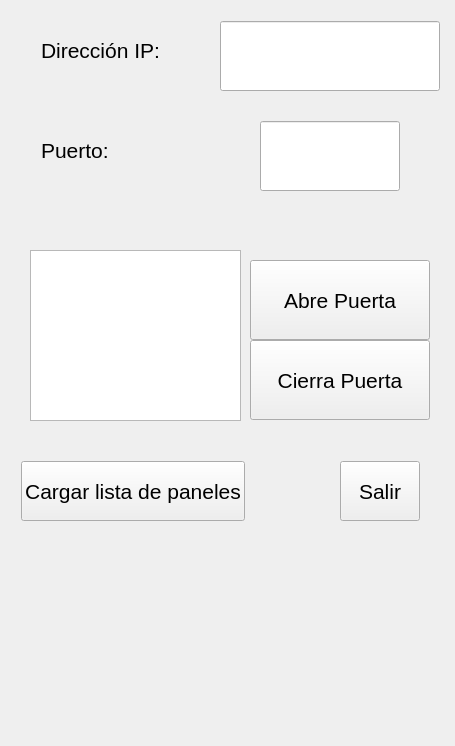
<?xml version="1.0" encoding="UTF-8"?>
<ui version="4.0">
 <class>MainWindow</class>
 <widget class="QMainWindow" name="MainWindow">
  <property name="geometry">
   <rect>
    <x>0</x>
    <y>0</y>
    <width>455</width>
    <height>746</height>
   </rect>
  </property>
  <property name="sizePolicy">
   <sizepolicy hsizetype="Preferred" vsizetype="Preferred">
    <horstretch>0</horstretch>
    <verstretch>0</verstretch>
   </sizepolicy>
  </property>
  <property name="font">
   <font>
    <pointsize>15</pointsize>
   </font>
  </property>
  <property name="windowTitle">
   <string>TTR SmartKey</string>
  </property>
  <widget class="QWidget" name="centralWidget">
   <widget class="QWidget" name="horizontalLayoutWidget">
    <property name="geometry">
     <rect>
      <x>30</x>
      <y>110</y>
      <width>381</width>
      <height>81</height>
     </rect>
    </property>
    <layout class="QHBoxLayout" name="horizontalLayout_2">
     <item>
      <widget class="QLabel" name="labelPuerto">
       <property name="sizePolicy">
        <sizepolicy hsizetype="Fixed" vsizetype="Fixed">
         <horstretch>0</horstretch>
         <verstretch>0</verstretch>
        </sizepolicy>
       </property>
       <property name="font">
        <font>
         <pointsize>16</pointsize>
        </font>
       </property>
       <property name="text">
        <string>Puerto:</string>
       </property>
      </widget>
     </item>
     <item>
      <spacer name="horizontalSpacer_2">
       <property name="orientation">
        <enum>Qt::Horizontal</enum>
       </property>
       <property name="sizeHint" stdset="0">
        <size>
         <width>40</width>
         <height>20</height>
        </size>
       </property>
      </spacer>
     </item>
     <item>
      <widget class="QLineEdit" name="lineEditPuerto">
       <property name="sizePolicy">
        <sizepolicy hsizetype="Fixed" vsizetype="Fixed">
         <horstretch>0</horstretch>
         <verstretch>0</verstretch>
        </sizepolicy>
       </property>
       <property name="minimumSize">
        <size>
         <width>140</width>
         <height>70</height>
        </size>
       </property>
       <property name="maximumSize">
        <size>
         <width>140</width>
         <height>70</height>
        </size>
       </property>
       <property name="font">
        <font>
         <pointsize>16</pointsize>
        </font>
       </property>
      </widget>
     </item>
    </layout>
   </widget>
   <widget class="QWidget" name="layoutWidget">
    <property name="geometry">
     <rect>
      <x>30</x>
      <y>10</y>
      <width>421</width>
      <height>81</height>
     </rect>
    </property>
    <layout class="QHBoxLayout" name="horizontalLayout">
     <item>
      <widget class="QLabel" name="labelDirIP">
       <property name="sizePolicy">
        <sizepolicy hsizetype="Fixed" vsizetype="Fixed">
         <horstretch>0</horstretch>
         <verstretch>0</verstretch>
        </sizepolicy>
       </property>
       <property name="font">
        <font>
         <pointsize>16</pointsize>
        </font>
       </property>
       <property name="text">
        <string>Dirección IP:</string>
       </property>
      </widget>
     </item>
     <item>
      <spacer name="horizontalSpacer">
       <property name="orientation">
        <enum>Qt::Horizontal</enum>
       </property>
       <property name="sizeHint" stdset="0">
        <size>
         <width>40</width>
         <height>20</height>
        </size>
       </property>
      </spacer>
     </item>
     <item>
      <widget class="QLineEdit" name="lineEditHost">
       <property name="sizePolicy">
        <sizepolicy hsizetype="Fixed" vsizetype="Fixed">
         <horstretch>0</horstretch>
         <verstretch>0</verstretch>
        </sizepolicy>
       </property>
       <property name="minimumSize">
        <size>
         <width>220</width>
         <height>70</height>
        </size>
       </property>
       <property name="maximumSize">
        <size>
         <width>220</width>
         <height>70</height>
        </size>
       </property>
       <property name="font">
        <font>
         <pointsize>16</pointsize>
        </font>
       </property>
      </widget>
     </item>
    </layout>
   </widget>
   <widget class="QWidget" name="horizontalLayoutWidget_2">
    <property name="geometry">
     <rect>
      <x>10</x>
      <y>450</y>
      <width>421</width>
      <height>71</height>
     </rect>
    </property>
    <layout class="QHBoxLayout" name="horizontalLayout_3">
     <item>
      <widget class="QPushButton" name="pushButtonVerPaneles">
       <property name="sizePolicy">
        <sizepolicy hsizetype="Fixed" vsizetype="Fixed">
         <horstretch>0</horstretch>
         <verstretch>60</verstretch>
        </sizepolicy>
       </property>
       <property name="minimumSize">
        <size>
         <width>0</width>
         <height>60</height>
        </size>
       </property>
       <property name="font">
        <font>
         <pointsize>16</pointsize>
        </font>
       </property>
       <property name="text">
        <string>Cargar lista de paneles</string>
       </property>
      </widget>
     </item>
     <item>
      <spacer name="horizontalSpacer_3">
       <property name="orientation">
        <enum>Qt::Horizontal</enum>
       </property>
       <property name="sizeHint" stdset="0">
        <size>
         <width>40</width>
         <height>20</height>
        </size>
       </property>
      </spacer>
     </item>
     <item>
      <widget class="QPushButton" name="pushButtonQuit">
       <property name="sizePolicy">
        <sizepolicy hsizetype="Fixed" vsizetype="Fixed">
         <horstretch>0</horstretch>
         <verstretch>60</verstretch>
        </sizepolicy>
       </property>
       <property name="minimumSize">
        <size>
         <width>0</width>
         <height>60</height>
        </size>
       </property>
       <property name="font">
        <font>
         <pointsize>16</pointsize>
        </font>
       </property>
       <property name="text">
        <string>Salir</string>
       </property>
      </widget>
     </item>
    </layout>
   </widget>
   <widget class="QLabel" name="label_3">
    <property name="geometry">
     <rect>
      <x>80</x>
      <y>350</y>
      <width>321</width>
      <height>21</height>
     </rect>
    </property>
    <property name="text">
     <string/>
    </property>
   </widget>
   <widget class="QListWidget" name="listWidgetPaneles">
    <property name="geometry">
     <rect>
      <x>30</x>
      <y>250</y>
      <width>211</width>
      <height>171</height>
     </rect>
    </property>
    <property name="font">
     <font>
      <pointsize>20</pointsize>
     </font>
    </property>
   </widget>
   <widget class="QPushButton" name="pushButtonAbrePuerta">
    <property name="geometry">
     <rect>
      <x>250</x>
      <y>260</y>
      <width>180</width>
      <height>80</height>
     </rect>
    </property>
    <property name="sizePolicy">
     <sizepolicy hsizetype="Fixed" vsizetype="Fixed">
      <horstretch>0</horstretch>
      <verstretch>0</verstretch>
     </sizepolicy>
    </property>
    <property name="minimumSize">
     <size>
      <width>180</width>
      <height>80</height>
     </size>
    </property>
    <property name="maximumSize">
     <size>
      <width>180</width>
      <height>80</height>
     </size>
    </property>
    <property name="font">
     <font>
      <pointsize>16</pointsize>
     </font>
    </property>
    <property name="text">
     <string>Abre Puerta</string>
    </property>
   </widget>
   <widget class="QPushButton" name="pushButtonCierraPuerta">
    <property name="geometry">
     <rect>
      <x>250</x>
      <y>340</y>
      <width>180</width>
      <height>80</height>
     </rect>
    </property>
    <property name="sizePolicy">
     <sizepolicy hsizetype="Fixed" vsizetype="Fixed">
      <horstretch>0</horstretch>
      <verstretch>0</verstretch>
     </sizepolicy>
    </property>
    <property name="minimumSize">
     <size>
      <width>180</width>
      <height>80</height>
     </size>
    </property>
    <property name="maximumSize">
     <size>
      <width>180</width>
      <height>80</height>
     </size>
    </property>
    <property name="font">
     <font>
      <pointsize>16</pointsize>
     </font>
    </property>
    <property name="text">
     <string>Cierra Puerta</string>
    </property>
   </widget>
  </widget>
 </widget>
 <layoutdefault spacing="6" margin="11"/>
 <resources/>
 <connections/>
</ui>
